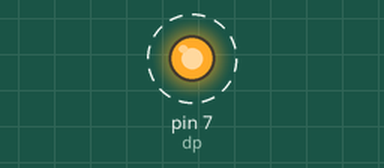
Simulated run of this program. Board: Raspberry Pi (header pin numbers). On the bench: output pins drawn as LEDs (lit = HIGH). Dashed ring = blinking. What the program prints to the terminal is not drawn. At 3.0 s the program stops and its outputs stay as they are.

Above: at 0.5 s.
Timing chart, 0 to 4.5 s (numbered marks = the images above):
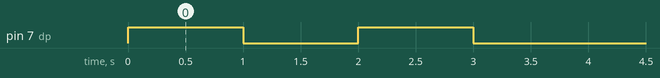

The program:

pintest.py
```python
import RPi.GPIO as GPIO
import time as time

dp = 7 #set data pin
groundPin = 6 #save groundPin although not used in this code
GPIO.setmode(GPIO.BOARD) #set board mode

GPIO.setup(dp, GPIO.OUT) #set pin mode

GPIO.output(dp, GPIO.HIGH) #set pin high
time.sleep(1)
GPIO.output(dp, GPIO.LOW)
time.sleep(1)
GPIO.output(dp, GPIO.HIGH)
time.sleep(1)
GPIO.output(dp, GPIO.LOW)

print('done')
```

Measured:
- by itself, pin 7 (dp): alternates HIGH for 1.0 s and LOW for 1.0 s
